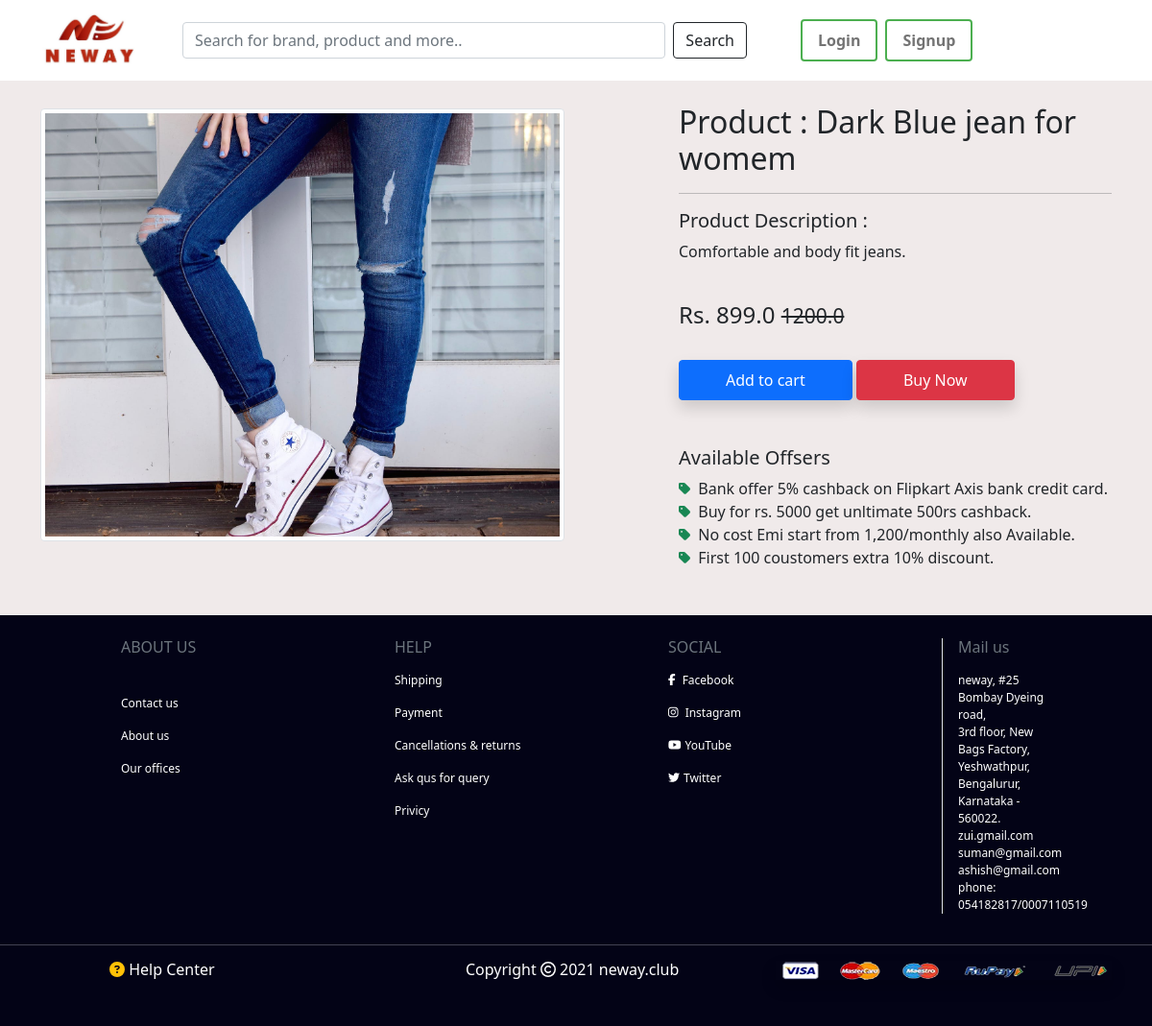
Screenshot of /product-detail/1/ with the database file from the repository.
### myapp/models.py (models this page shows, shortened)
class Product(models.Model):
    title = models.CharField(max_length = 100)
    selling_price = models.FloatField()
    discounted_price = models.FloatField()
    description = models.TextField()
    brand = models.CharField(max_length = 100)
    category = models.CharField(choices = CATAGORY_CHOICES ,  max_length = 3)
    product_image = models.ImageField(upload_to = 'producting')

### myapp/views.py (the view)
# urls.py: path('product-detail/<int:pk>/' , views.ProductDetails.as_view() , name="product-detail"),
class ProductDetails(View):
    def get(self , request , pk):
        product = Product.objects.get(pk=pk)
        total_item = 0
        item_already_in_cart = False
        if request.user.is_authenticated:
            item_already_in_cart = Cart.objects.filter(Q(product = product.id) & Q( user = request.user)).exists()
            total_item = len(Cart.objects.filter(user=request.user))
        return render (request , 'myapp/productDetails.html' , {'product' : product , 'already_in_cart' : item_already_in_cart, 'totalitem' :total_item})

### myapp/templates/myapp/productDetails.html (shortened to what this page needs)
{% extends 'myapp/main.html' %}
{% load static %}
{% block main %}
<div class="container my5">
    <div class="row">
        <div class="col-sm-6 text-center align-self-center">
            <img src="{{product.product_image.url}}" style="width: 100%; height: 100%;" class="img-fluid img-thumbnail">
        </div>
        <div class="col-sm-5 offset-sm-1">
            <h2 class="mt-4">Product : {{product.title}}</h2>
            <hr>
            <p>
            <h5>Product Description : </h5> {{ product.description }}</p><br>
            <h4> Rs. {{product.discounted_price}} <small class="fw-light text-decoration-line-through">{{ product.selling_price }}</small></h4><br>
            {% if not request.user.is_authenticated %}
            <form action="/add-to-cart/" novalidate class="d-inline">
                <button type="submit" class="btn btn-primary shadow px-5 py-2">Add to cart</button>
            </form>
            {% endif %}
            <a href="{% url 'checkout' %}" class="btn btn-danger shadow px-5 py-2 ">Buy Now</a>
            <h5 class="mt-5">Available Offsers</h5>
            <ul>
                <li><i class="fas fa-tag fa-sm text-success"></i><span class="ms-2">Bank offer 5% cashback on Flipkart
                        Axis bank credit card.</span></li>
                <li><i class="fas fa-tag fa-sm bg-succes text-success"></i><span class="ms-2">Buy for rs. 5000 get
                        unltimate 500rs cashback.</span></li>
                <li><i class="fas fa-tag fa-sm text-success"></i><span class="ms-2">No cost Emi start from 1,200/monthly
                        also Available.</span></li>
                <li><i class="fas fa-tag fa-sm text-success"></i><span class="ms-2">First 100 coustomers extra 10%
                        discount.</span></li>
            </ul>
        </div>
    </div>
</div>
{% endblock main %}

### myapp/static/css/main.css (style rules this page uses)
ul { list-style-type: none; margin: 0; padding: 0; overflow: hidden; }

### rows the page displays
Product: product_image (picture), title "Dark Blue jean for womem", description "Comfortable and body fit jeans.", discounted_price "899.0", selling_price "1200.0"
